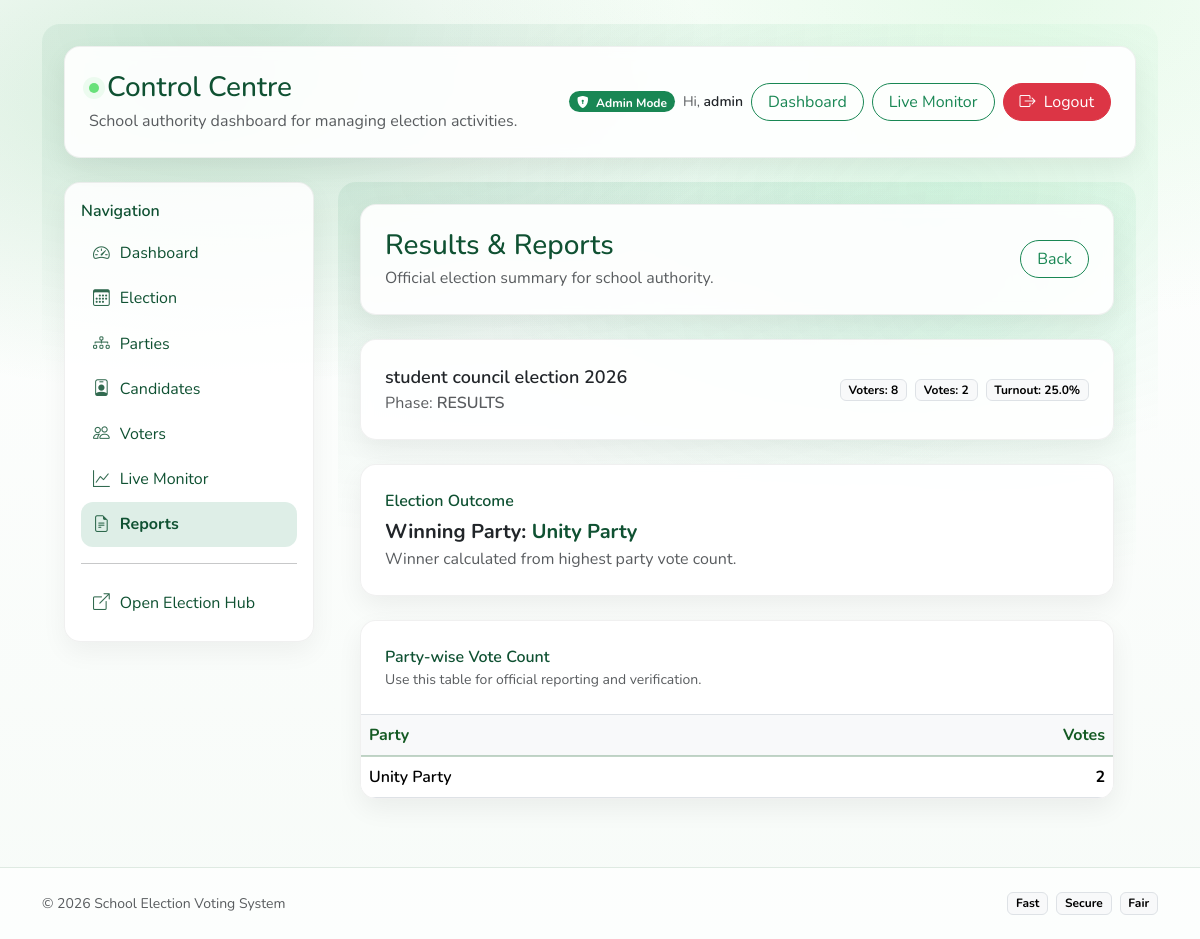
Page /control/reports/ (signed in) on the committed database.
### elections/models.py (models this page shows, shortened)
class Election(models.Model):
    title = models.CharField(max_length=200)
    start_time = models.DateTimeField()
    end_time = models.DateTimeField()
    candidate_start = models.DateTimeField()
    candidate_end = models.DateTimeField()
    voting_start = models.DateTimeField()
    voting_end = models.DateTimeField()
    is_active = models.BooleanField(default=False)
    def phase(self):
        now = timezone.now()
        if now < self.candidate_start:
            return "UPCOMING"
        if self.candidate_start <= now <= self.candidate_end:
            return "CANDIDATE"
        if self.candidate_end < now < self.voting_start:
            return "GAP"
        if self.voting_start <= now <= self.voting_end:
            return "VOTING"
        return "RESULTS"

class Party(models.Model):
    election = models.ForeignKey("Election", on_delete=models.CASCADE, related_name="parties")
    name = models.CharField(max_length=100)
    symbol = models.ImageField(upload_to="party_symbols/", blank=True, null=True)  # optional
    color = models.CharField(max_length=20, blank=True, null=True)  # optional like "#0d6efd"
    class Meta:
        unique_together = ("election", "name")

### control_center/views.py (the view)
    @login_required(login_url="login")
    def _wrapped(request, *args, **kwargs):
        if not school_admin_check(request.user):
            raise PermissionDenied
        return view_func(request, *args, **kwargs)

### control_center/views.py (called while the page is built)
def school_admin_check(user):
    return user.is_superuser or user.groups.filter(name="SchoolAdmin").exists()

def admin_only(view_func):
    @login_required(login_url="login")
    def _wrapped(request, *args, **kwargs):
        if not school_admin_check(request.user):
            raise PermissionDenied
        return view_func(request, *args, **kwargs)
    return _wrapped

def get_active_election(request):
    return Election.objects.filter(is_active=True).first()

### templates/control_center/reports_home.html (shortened to what this page needs)
{% extends "control_center/base_control.html" %}
{% block cc_content %}
<div class="cc-wrap">
  <div class="cc-card p-4 mb-4">
    <div class="d-flex flex-wrap justify-content-between align-items-center gap-2">
      <div>
        <h3 class="mb-1" style="color:#0f5132;">Results & Reports</h3>
        <div class="text-muted">Official election summary for school authority.</div>
      </div>
      <a href="{% url 'control_center:dashboard_home' %}" class="btn btn-outline-success rounded-pill px-3">
        Back
      </a>
    </div>
  </div>
  {% if not election %}
    <div class="cc-card p-4">
      <div class="text-muted">No election found.</div>
    </div>
  {% else %}
    <div class="cc-card p-4 mb-4">
      <div class="d-flex flex-wrap justify-content-between align-items-center gap-2">
        <div>
          <div class="fw-semibold" style="font-size:18px;">{{ election.title }}</div>
          <div class="text-muted">Phase: <span class="fw-semibold">{{ phase }}</span></div>
        </div>
        <div class="d-flex gap-2 flex-wrap">
          <span class="badge text-bg-light border">Voters: {{ total_voters }}</span>
          <span class="badge text-bg-light border">Votes: {{ votes_cast }}</span>
          <span class="badge text-bg-light border">Turnout: {{ turnout }}%</span>
        </div>
      </div>
    </div>
    <div class="row g-3 mb-4">
      <div class="col-12">
        <div class="cc-card p-4">
          <div class="fw-semibold mb-1" style="color:#0f5132;">Election Outcome</div>
          {% if votes_cast == 0 %}
            <div class="text-muted">No votes were recorded for this election.</div>
          {% elif is_tie %}
            <div class="text-muted">Result is currently a <span class="fw-semibold">Tie</span> between top parties.</div>
          {% elif winner_party %}
            <div style="font-size:20px;" class="fw-bold">
              Winning Party: <span style="color:#0f5132;">{{ winner_party.name }}</span>
            </div>
            <div class="text-muted">Winner calculated from highest party vote count.</div>
          {% else %}
            <div class="text-muted">Winner not available.</div>
          {% endif %}
        </div>
      </div>
    </div>
    <div class="cc-card p-0 overflow-hidden">
      <div class="p-4 border-bottom">
        <div class="fw-semibold" style="color:#0f5132;">Party-wise Vote Count</div>
        <div class="text-muted small">Use this table for official reporting and verification.</div>
      </div>
      <div class="table-responsive">
        <table class="table mb-0 align-middle">
          <thead class="table-light">
            <tr>
              <th>Party</th>
              <th class="text-end">Votes</th>
            </tr>
          </thead>
          <tbody>
            {% for p in party_counts %}
              <tr>
                <td class="fw-semibold">{{ p.party__name }}</td>
                <td class="text-end fw-bold">{{ p.total }}</td>
              </tr>
            {% empty %}
              <tr>
                <td colspan="2" class="text-center text-muted p-4">No results available yet.</td>
              </tr>
            {% endfor %}
          </tbody>
        </table>
      </div>
    </div>
  {% endif %}
</div>
{% endblock %}

### templates/control_center/base_control.html (shortened to what this page needs)
{% extends "base.html" %}
{% block content %}
<div class="cc-wrap">
  <div class="cc-card p-4 mb-4">
    <div class="d-flex flex-wrap align-items-center justify-content-between gap-2">
      <div>
        <div class="d-flex align-items-center gap-2 mb-1">
          <span class="brand-dot"></span>
          <h3 class="m-0" style="color:#0f5132;">Control Centre</h3>
        </div>
        <div class="text-muted">School authority dashboard for managing election activities.</div>
      </div>
      <div class="d-flex gap-2 flex-wrap align-items-center">
        <span class="badge rounded-pill text-bg-success">
          <i class="bi bi-shield-lock-fill me-1"></i> Admin Mode
        </span>
        <span class="small text-muted d-none d-md-inline">
          Hi, <span class="fw-semibold text-dark">{{ user.username }}</span>
        </span>
        <a class="btn btn-outline-success rounded-pill px-3"
            href="{% url 'control_center:dashboard_home' %}">
          Dashboard
        </a>
        <a class="btn btn-outline-success rounded-pill px-3"
            href="{% url 'control_center:live_monitor' %}">
          Live Monitor
        </a>
        <form method="post" action="{% url 'logout' %}" class="d-inline">
          <button type="submit" class="btn btn-danger rounded-pill px-3">
            <i class="bi bi-box-arrow-right me-1"></i> Logout
          </button>
        </form>
      </div>
    </div>
  </div>
  <div class="row g-4">
    <div class="col-12 col-lg-3">
      <div class="cc-side p-3">
        <div class="fw-semibold mb-2" style="color:#0f5132;">Navigation</div>
        <a class="cc-link {% if request.path == '/control/' %}active{% endif %}"
           href="{% url 'control_center:dashboard_home' %}">
          <i class="bi bi-speedometer2"></i> Dashboard
        </a>
        <a class="cc-link {% if '/control/election/' in request.path %}active{% endif %}"
           href="{% url 'control_center:election_manage' %}">
          <i class="bi bi-calendar3"></i> Election
        </a>
        <a class="cc-link {% if '/control/parties/' in request.path %}active{% endif %}"
           href="{% url 'control_center:parties_manage' %}">
          <i class="bi bi-diagram-3"></i> Parties
        </a>
        <a class="cc-link {% if '/control/candidates/' in request.path %}active{% endif %}"
           href="{% url 'control_center:candidates_approval' %}">
          <i class="bi bi-person-badge"></i> Candidates
        </a>
        <a class="cc-link {% if '/control/voters/' in request.path %}active{% endif %}"
           href="{% url 'control_center:voters_list' %}">
          <i class="bi bi-people"></i> Voters
        </a>
        <a class="cc-link {% if '/control/live/' in request.path %}active{% endif %}"
           href="{% url 'control_center:live_monitor' %}">
          <i class="bi bi-graph-up"></i> Live Monitor
        </a>
        <a class="cc-link {% if '/control/reports/' in request.path %}active{% endif %}"
           href="{% url 'control_center:reports_home' %}">
          <i class="bi bi-file-earmark-text"></i> Reports
        </a>
        <hr class="my-3">
        <a class="cc-link" href="{% url 'elections:status' %}">
          <i class="bi bi-box-arrow-up-right"></i> Open Election Hub
        </a>
      </div>
    </div>
    <div class="col-12 col-lg-9">
      {% block cc_content %}{% endblock %}
    </div>
  </div>
</div>
{% endblock %}

### static/css/theme.css (style rules this page uses)
:root { --gv-900: #0b2e13; --gv-800: #0f3d1a; --gv-700: #145a23; --gv-600: #1b7a2f; --gv-500: #22a244; --gv-400: #35c759; --gv-300: #68e17a; --gv-200: #bff4c8; --gv-100: #e9fbea; --gv-shadow: 0 12px 30px rgba(16, 24, 16, 0.08); }
* { font-family: "Nunito", system-ui, -apple-system, Segoe UI, Roboto, Arial, sans-serif; }
body.app-bg { min-height: 100vh; background: radial-gradient(900px 500px at 15% 10%, rgba(34,162,68,0.18), transparent 60%), radial-gradient(900px 500px at 85% 0%, rgba(104,225,122,0.16), transparent 65%), linear-gradient(180deg, #ffffff, #f7fbf8); }
.brand-dot { width: 10px; height: 10px; border-radius: 999px; background: var(--gv-300); box-shadow: 0 0 0 6px rgba(191,244,200,0.25); }
.table { --bs-table-striped-bg: rgba(233, 251, 234, 0.55); }
.table thead th { color: var(--gv-700); font-weight: 700; border-bottom: 2px solid rgba(15, 90, 35, 0.25); }

### templates/control_center/base_control.html (style rules this page uses)
.cc-wrap { background: radial-gradient(1200px 600px at 20% 0%, rgba(25,135,84,.10), transparent 60%), radial-gradient(900px 500px at 80% 20%, rgba(46,204,113,.10), transparent 55%); border-radius: 18px; padding: 22px; }
.cc-card { border: 1px solid rgba(0,0,0,.06); border-radius: 16px; box-shadow: 0 10px 26px rgba(0,0,0,.06); background: rgba(255,255,255,.92); backdrop-filter: blur(6px); }
.cc-side { border-radius: 16px; border: 1px solid rgba(0,0,0,.06); background: rgba(255,255,255,.88); box-shadow: 0 10px 26px rgba(0,0,0,.05); overflow: hidden; }
.cc-link { display:flex; align-items:center; gap:10px; padding: 10px 12px; border-radius: 12px; color:#0f5132; text-decoration:none; }
.cc-link i { font-size: 1.05rem; opacity:.85; }
.cc-link.active { background: rgba(25,135,84,.14); font-weight: 700; }

### rows in the picture
Election: title "student council election 2026"
Party: name "Unity Party", party__name "Unity Party", total "2"

### other values in the picture
{{ user.username }} "admin"
{{ phase }} "RESULTS"
{{ total_voters }} "8"
{{ votes_cast }} "2"
{{ turnout }} "25.0"
